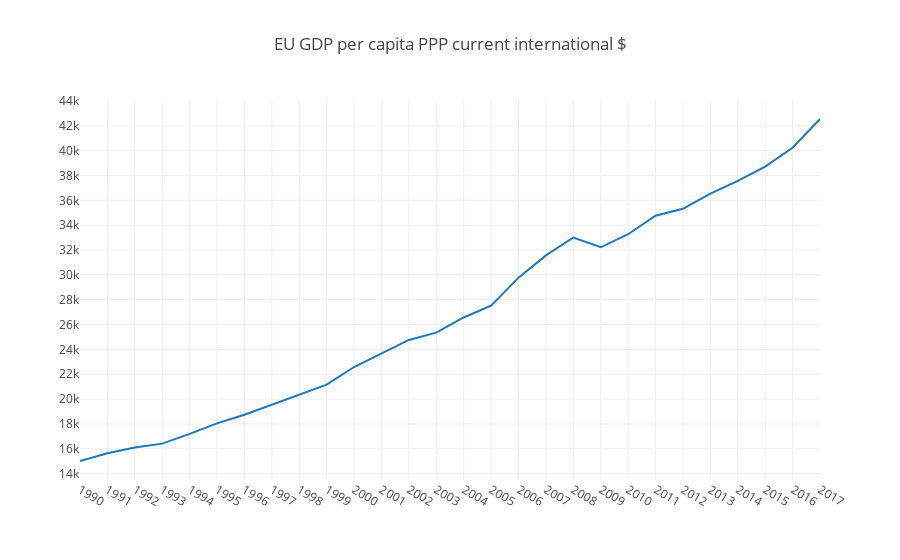

Notebook code cell kept with this figure:
### Code cell
#Converting data into datetime format and plotting GDP 
X=pd.to_datetime(ts.index)
y=ts['GDP per capita']
layout = go.Layout(title= 'EU GDP per capita PPP current international $',
    xaxis = dict(ticks='', nticks=43),
    yaxis = dict(nticks=20))
data = [go.Scatter(x=X,y=y)]
fig =go.Figure(data=data, layout=layout)
iplot(fig, filename='heatmap',show_link=False)

### Figure 1 — Plotly figure (JSON) as saved in the notebook; plotly's stock layout.template omitted (floating-point values rounded to 4 significant figures)
{"data": [{"type": "scatter", "uid": "b0bf9f48-d2e3-41ce-ad41-7c9685d858fe", "x": ["1990-01-01", "1991-01-01", "1992-01-01", "1993-01-01", "1994-01-01", "1995-01-01", "1996-01-01", "1997-01-01", "1998-01-01", "1999-01-01", "2000-01-01", "2001-01-01", "2002-01-01", "2003-01-01", "2004-01-01", "2005-01-01", "2006-01-01", "2007-01-01", "2008-01-01", "2009-01-01", "2010-01-01", "2011-01-01", "2012-01-01", "2013-01-01", "2014-01-01", "2015-01-01", "2016-01-01", "2017-01-01"], "y": [15010.0, 15640.0, 16100.0, 16410.0, 17200.0, 18050.0, 18730.0, 19530.0, 20380.0, 21160.0, 22580.0, 23700.0, 24760.0, 25350.0, 26570.0, 27530.0, 29770.0, 31570.0, 33010.0, 32220.0, 33270.0, 34760.0, 35320.0, 36540.0, 37570.0, 38720.0, 40230.0, 42550.0]}], "layout": {"title": {"text": "EU GDP per capita PPP current international $"}, "xaxis": {"nticks": 43, "ticks": ""}, "yaxis": {"nticks": 20}}}
